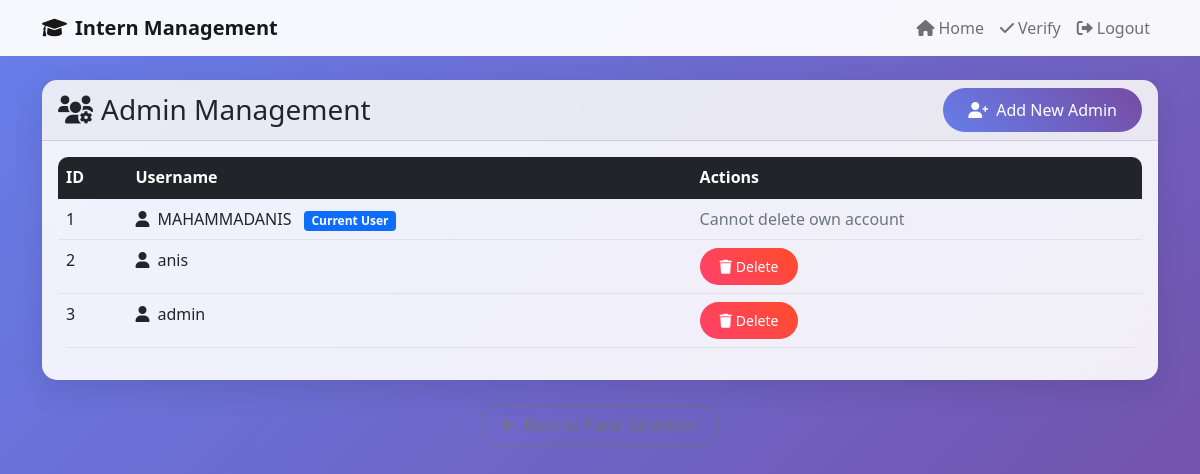
The page /admin_management (signed in) on the database its author committed.
### app.py (models this page shows)
class Admin(UserMixin, db.Model):
    id = db.Column(db.Integer, primary_key=True)
    username = db.Column(db.String(80), unique=True, nullable=False)
    password_hash = db.Column(db.String(120), nullable=False)

### app.py (the view)
@app.route('/admin_management')
@login_required
def admin_management():
    admins = Admin.query.all()
    return render_template('admin_management.html', admins=admins)

### app.py (called while the page is built)
@login_manager.user_loader
def load_user(user_id):
    return Admin.query.get(int(user_id))

### templates/admin_management.html (shortened to what this page needs)
{% extends "base.html" %}
{% block content %}
<div class="row">
    <div class="col-12">
        <div class="card">
            <div class="card-header d-flex justify-content-between align-items-center">
                <h3 class="mb-0">
                    <i class="fas fa-users-cog me-2"></i>Admin Management
                </h3>
                <a href="{{ url_for('add_admin') }}" class="btn btn-primary">
                    <i class="fas fa-user-plus me-2"></i>Add New Admin
                </a>
            </div>
            <div class="card-body">
                {% if admins %}
                <div class="table-responsive">
                    <table class="table table-hover">
                        <thead class="table-dark">
                            <tr>
                                <th>ID</th>
                                <th>Username</th>
                                <th>Actions</th>
                            </tr>
                        </thead>
                        <tbody>
                            {% for admin in admins %}
                            <tr>
                                <td>{{ admin.id }}</td>
                                <td>
                                    <i class="fas fa-user me-2"></i>{{ admin.username }}
                                    {% if admin.id == current_user.id %}
                                    <span class="badge bg-primary ms-2">Current User</span>
                                    {% endif %}
                                </td>
                                <td>
                                    {% if admin.id != current_user.id %}
                                    <a href="{{ url_for('delete_admin', admin_id=admin.id) }}"
                                       class="btn btn-danger btn-sm"
                                       onclick="return confirm('Are you sure you want to delete this admin?')">
                                        <i class="fas fa-trash me-1"></i>Delete
                                    </a>
                                    {% else %}
                                    <span class="text-muted">Cannot delete own account</span>
                                    {% endif %}
                                </td>
                            </tr>
                            {% endfor %}
                        </tbody>
                    </table>
                </div>
                {% else %}
                <div class="text-center py-4">
                    <i class="fas fa-users fa-3x text-muted mb-3"></i>
                    <p class="text-muted">No admin accounts found.</p>
                </div>
                {% endif %}
            </div>
        </div>
    </div>
</div>
<div class="row mt-4">
    <div class="col-12 text-center">
        <a href="{{ url_for('choose_panel') }}" class="btn btn-outline-secondary">
            <i class="fas fa-arrow-left me-2"></i>Back to Panel Selection
        </a>
    </div>
</div>
{% endblock %}

### templates/base.html (style rules this page uses)
body { background: linear-gradient(135deg, #667eea 0%, #764ba2 100%); min-height: 100vh; }
.card { border: none; border-radius: 15px; box-shadow: 0 10px 30px rgba(0, 0, 0, 0.1); backdrop-filter: blur(10px); background: rgba(255, 255, 255, 0.9); }
.btn-primary { background: linear-gradient(45deg, #667eea, #764ba2); border: none; border-radius: 25px; padding: 10px 25px; }
.btn-danger { background: linear-gradient(45deg, #ff416c, #ff4b2b); border: none; border-radius: 25px; padding: 8px 20px; }
.btn-outline-secondary { border-radius: 25px; padding: 8px 20px; }
.table { border-radius: 10px; overflow: hidden; }

### rows shown on the page
Admin: id "1", username "MAHAMMADANIS", shows "Current User", shows "Cannot delete own account"
Admin: id "2", username "anis"
Admin: id "3", username "admin"
